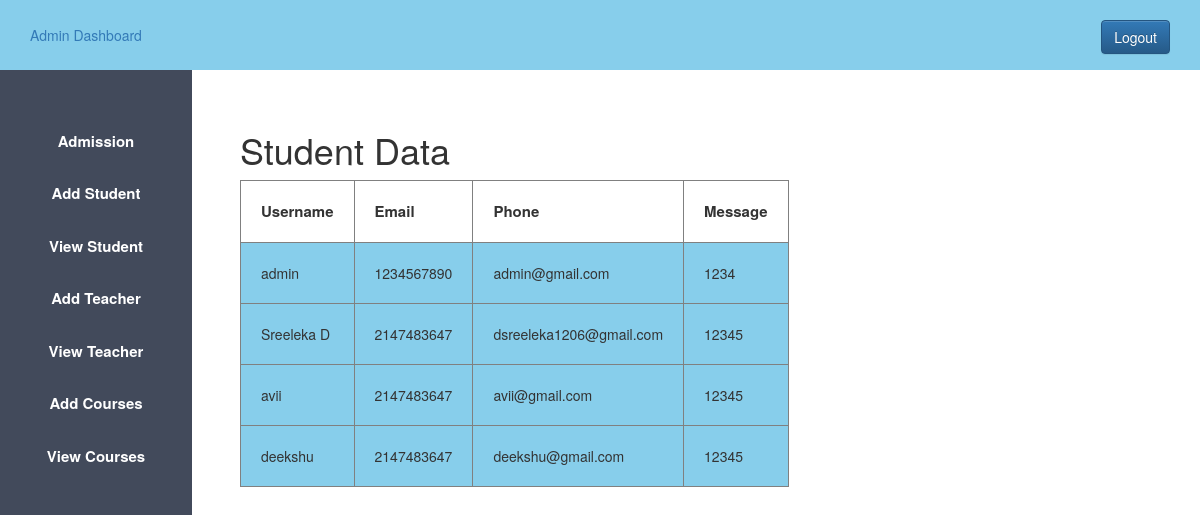
Screenshot of /view_student.php (signed in) with the database file from the repository.
### tables this page shows
CREATE TABLE `user` (
  `id` int(11) NOT NULL,
  `username` varchar(50) DEFAULT NULL,
  `phone` int(30) DEFAULT NULL,
  `email` varchar(50) DEFAULT NULL,
  `usertype` varchar(50) DEFAULT NULL,
  `password` varchar(50) DEFAULT NULL
);

### view_student.php (the view, shortened to what this page needs)
<?php
$host="localhost";
$user="root";
$password="";
$db="schoolproject";
$conn=mysqli_connect($host,$user,$password,$db);
$sql="SELECT * FROM user";
$result=mysqli_query($conn,$sql);
?>
<!DOCTYPE html>
<html>
<head>
<?php
include 'admin_css.php';
?>
</head>
<body>
<?php
include 'admin_sidebar.php';
?>
		<div class="content">
		<h1>Student Data</h1>
 <table border="1px">
<tr>
<th style="padding: 20px; font-size: 15px;">Username</th>
<th style="padding: 20px; font-size: 15px;">Email</th>
<th style="padding: 20px; font-size: 15px;">Phone</th>
<th style="padding: 20px; font-size: 15px;">Message</th>
</tr>
<?php
while($info=$result->fetch_assoc())
{
?>
<tr>
    <td style="padding: 20px; background-color: skyblue">
<?php echo "{$info['username']}"; ?>
</td>
    <td style="padding: 20px; background-color: skyblue">
<?php echo "{$info['phone']}"; ?>
</td>
    <td style="padding: 20px; background-color: skyblue">
<?php echo "{$info['email']}"; ?>
</td>
    <td style="padding: 20px; background-color: skyblue">
<?php echo "{$info['password']}"; ?>
</td>
</tr>
<?php
}
?>
</table>
	</div>
</body>
</html>

### admin_css.php (shortened to what this page needs)
<link rel="stylesheet" type="text/css" href="admin.css">
<link rel="stylesheet" href="https://maxcdn.bootstrapcdn.com/bootstrap/3.3.7/css/bootstrap.min.css">
<link rel="stylesheet" href="https://maxcdn.bootstrapcdn.com/bootstrap/3.3.7/css/bootstrap-theme.min.css">

### admin_sidebar.php
<header class="header">
		<a href="">Admin Dashboard</a>
		<div class="logout">
			<a href="logout.php" class="btn btn-primary">Logout</a>
		</div>
	</header>
	<aside>
		<ul>
			<li>
			<a href="admission.php">Admission</a>
			</li>
			<li>
			<a href="add_student.php">Add Student</a>
			</li>
			<li>
			<a href="view_student.php">View Student</a>
			</li>
			<li>
			<a href="add_teacher.php">Add Teacher</a>
			</li>
			<li>
			<a href="view_teacher.php">View Teacher</a>
			</li>
			<li>
			<a href="add_course.php">Add Courses</a>
			</li>
			<li>
			<a href="view_course.php">View Courses</a>
			</li>
		</ul>
	</aside>

### admin.css (style rules this page uses)
* { margin: 0px; padding: 0px; }
.header { background-color: skyblue; line-height: 70px; padding-left: 30px; s }
a,a:hover { text-decoration: none!important; }
.logout { float: right; padding-right: 30px; }
ul { background-color: #424a5b; width: 16%; height: 100%; position: fixed; padding-top: 5%; text-align: center; }
ul li { list-style: none; padding-bottom: 30px; font-size: 15px; }
ul li a { color: white; font-weight: bold; }
.content { margin-left: 20%; margin-top: 5%; }

### rows the page displays
user: username "admin", phone "1234567890", email "admin@gmail.com", password "1234"
user: username "Sreeleka D", phone "2147483647", email "dsreeleka1206@gmail.com", password "12345"
user: username "avii", phone "2147483647", email "avii@gmail.com", password "12345"
user: username "deekshu", phone "2147483647", email "deekshu@gmail.com", password "12345"
